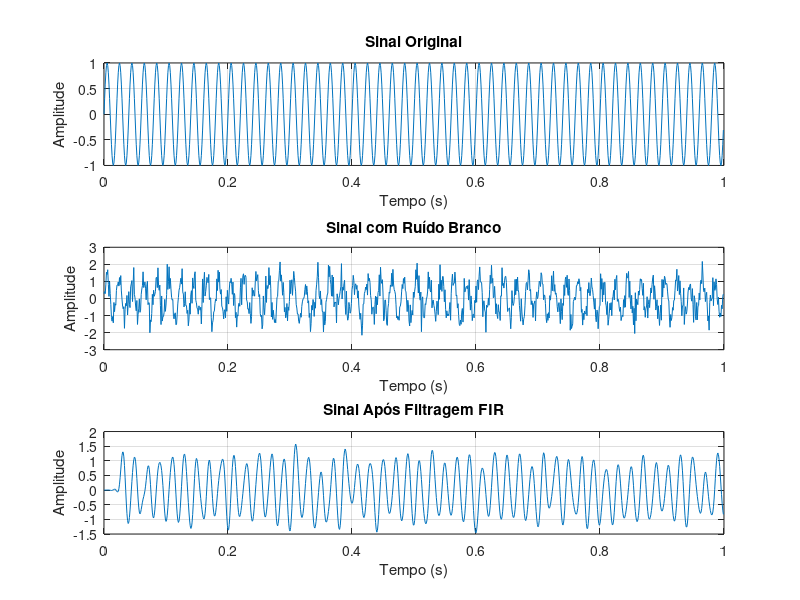
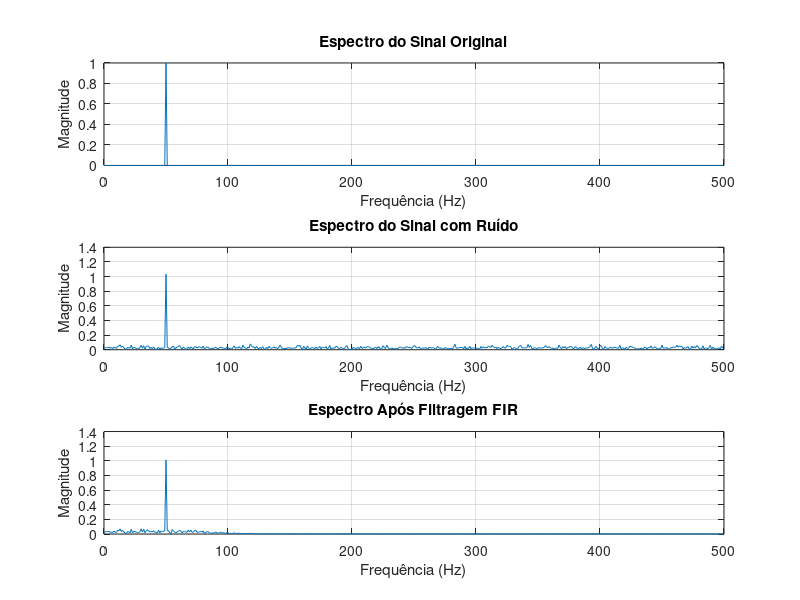

Recreate these plots in MATLAB, in order.
% ----------------------------------------------------------
% Parâmetros do sinal
% ----------------------------------------------------------
Fs = 1000;              % Frequência de amostragem (Hz)
T = 1/Fs;
t = 0:T:1-T;

% Sinal original (componente útil)
f_sinal = 50;           % Frequência do sinal (Hz)
x = sin(2*pi*f_sinal*t);

% ----------------------------------------------------------
% Adição de ruído branco
% ----------------------------------------------------------
amplitude_ruido = 0.5;

ruido = amplitude_ruido * randn(size(t));

x_ruidoso = x + ruido;

% ----------------------------------------------------------
% Projeto do filtro FIR passa-baixa
% ----------------------------------------------------------
fc = 100;               % Frequência de corte (Hz)
ordem = 50;

Wn = fc/(Fs/2);

b = fir1(ordem, Wn, "low");

% Aplicação do filtro
x_filtrado = filter(b, 1, x_ruidoso);

% ----------------------------------------------------------
% FFT para análise espectral
% ----------------------------------------------------------
N = length(t);

X = abs(fft(x))/N;
XR = abs(fft(x_ruidoso))/N;
XF = abs(fft(x_filtrado))/N;

f = (0:N-1)*(Fs/N);

% ----------------------------------------------------------
% Gráficos no domínio do tempo
% ----------------------------------------------------------
figure;

subplot(3,1,1);
plot(t, x);
grid on;
title('Sinal Original');
xlabel('Tempo (s)');
ylabel('Amplitude');

subplot(3,1,2);
plot(t, x_ruidoso);
grid on;
title('Sinal com Ruído Branco');
xlabel('Tempo (s)');
ylabel('Amplitude');

subplot(3,1,3);
plot(t, x_filtrado);
grid on;
title('Sinal Após Filtragem FIR');
xlabel('Tempo (s)');
ylabel('Amplitude');

% ----------------------------------------------------------
% Gráficos no domínio da frequência
% ----------------------------------------------------------
figure;

subplot(3,1,1);
plot(f(1:N/2), 2*X(1:N/2));
grid on;
title('Espectro do Sinal Original');
xlabel('Frequência (Hz)');
ylabel('Magnitude');

subplot(3,1,2);
plot(f(1:N/2), 2*XR(1:N/2));
grid on;
title('Espectro do Sinal com Ruído');
xlabel('Frequência (Hz)');
ylabel('Magnitude');

subplot(3,1,3);
plot(f(1:N/2), 2*XF(1:N/2));
grid on;
title('Espectro Após Filtragem FIR');
xlabel('Frequência (Hz)');
ylabel('Magnitude');

% ----------------------------------------------------------
% Cálculo simples da potência do ruído
% ----------------------------------------------------------
pot_ruido_antes = mean((x_ruidoso - x).^2);

% Remover atraso aproximado do FIR
atraso = ordem/2;
x_filtrado_corrigido = x_filtrado(atraso+1:end);
x_referencia = x(1:end-atraso);

pot_ruido_depois = mean((x_filtrado_corrigido - x_referencia).^2);

fprintf('\n');
fprintf('Potência do ruído antes da filtragem : %.6f\n', pot_ruido_antes);
fprintf('Potência do ruído após a filtragem  : %.6f\n', pot_ruido_depois);
fprintf('Redução aproximada: %.2f %%\n', ...
        100*(1 - pot_ruido_depois/pot_ruido_antes));
